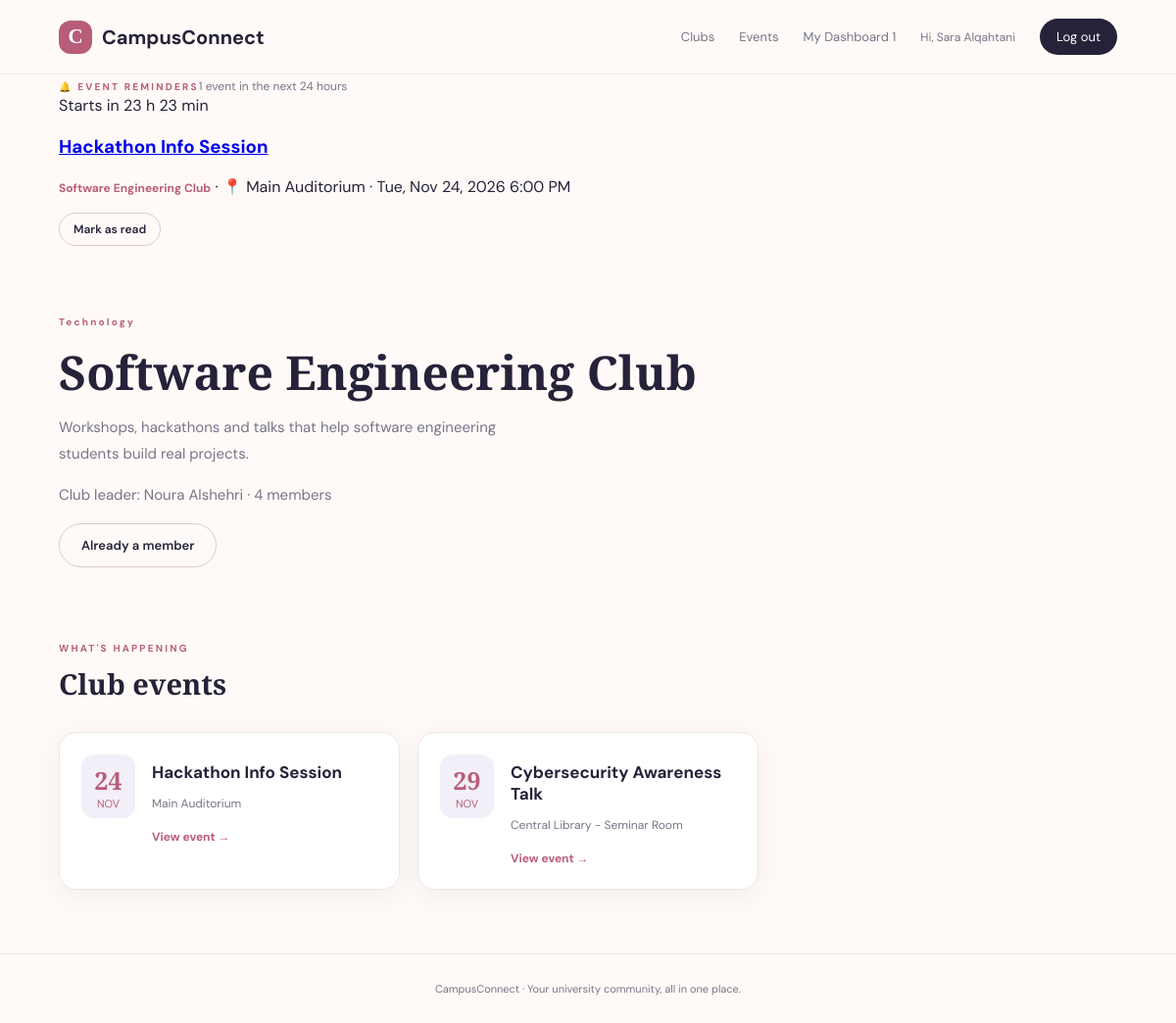
Screenshot of /club.php?id=1 (signed in) with the database file from the repository.
### tables this page shows
CREATE TABLE IF NOT EXISTS registrations (
 id INT AUTO_INCREMENT PRIMARY KEY,
 user_id INT NOT NULL,
 event_id INT NOT NULL,
 registered_at TIMESTAMP DEFAULT CURRENT_TIMESTAMP,
  
 attendance_status ENUM('Pending','Present','Absent') NOT NULL DEFAULT 'Pending',
  
 reminder_dismissed TINYINT(1) NOT NULL DEFAULT 0,
 UNIQUE KEY unique_registration (user_id, event_id),
 FOREIGN KEY (user_id) REFERENCES users(id) ON DELETE CASCADE,
 FOREIGN KEY (event_id) REFERENCES events(id) ON DELETE CASCADE
);

CREATE TABLE IF NOT EXISTS events (
 id INT AUTO_INCREMENT PRIMARY KEY,
 club_id INT NOT NULL,
 title VARCHAR(180) NOT NULL,
 description TEXT,
 venue VARCHAR(180) NOT NULL,
 event_date DATETIME NOT NULL,
 capacity INT NOT NULL,
 created_at TIMESTAMP DEFAULT CURRENT_TIMESTAMP,
 FOREIGN KEY (club_id) REFERENCES clubs(id) ON DELETE CASCADE,
 INDEX idx_event_date (event_date)
);

CREATE TABLE IF NOT EXISTS clubs (
 id INT AUTO_INCREMENT PRIMARY KEY,
 leader_id INT NOT NULL,
 name VARCHAR(150) NOT NULL,
 category VARCHAR(100) DEFAULT NULL,
 description TEXT,
 created_at TIMESTAMP DEFAULT CURRENT_TIMESTAMP,
 CONSTRAINT fk_club_leader FOREIGN KEY (leader_id) REFERENCES users(id) ON DELETE CASCADE
);

CREATE TABLE IF NOT EXISTS users (
 id INT AUTO_INCREMENT PRIMARY KEY,
 name VARCHAR(120) NOT NULL,
 email VARCHAR(190) NOT NULL UNIQUE,
 password VARCHAR(255) NOT NULL,
 role ENUM('student','club_leader') NOT NULL DEFAULT 'student',
 created_at TIMESTAMP DEFAULT CURRENT_TIMESTAMP
);

### club.php (the view, shortened to what this page needs)
<?php require 'helpers.php'; $id=(int)($_GET['id']??0);$q=$pdo->prepare('SELECT c.*,u.name AS leader_name FROM clubs c JOIN users u ON u.id=c.leader_id WHERE c.id=?');$q->execute([$id]);$club=$q->fetch();if(!$club){http_response_code(404);exit('Club not found.');}$pageTitle=$club['name'];
require 'header.php';$q=$pdo->prepare('SELECT COUNT(*) FROM memberships WHERE club_id=?');$q->execute([$id]);$members=$q->fetchColumn();$joined=false;if(is_logged_in()){$q=$pdo->prepare('SELECT id FROM memberships WHERE user_id=? AND club_id=?');$q->execute([current_user()['id'],$id]);$joined=(bool)$q->fetch();}$q=$pdo->prepare('SELECT * FROM events WHERE club_id=? AND event_date>=NOW() ORDER BY event_date');$q->execute([$id]);$events=$q->fetchAll(); ?>
<section class="page-intro"><span class="eyebrow"><?=e($club['category']?:'STUDENT CLUB')?></span><h1><?=e($club['name'])?></h1><p><?=e($club['description'])?></p><p class="muted">Club leader: <?=e($club['leader_name'])?> · <?=$members?> members</p><?php if(is_logged_in() && current_user()['role']==='student'): ?><form method="post"><?php csrf_field(); ?><button class="btn <?= $joined?'ghost':'primary' ?>"><?=$joined?'Already a member':'Join this club'?></button></form><?php elseif(!is_logged_in()): ?><a class="btn primary" href="login.php">Log in to join</a><?php endif; ?></section>
<section class="section-head"><div><span class="eyebrow">WHAT'S HAPPENING</span><h2>Club events</h2></div></section><div class="cards"><?php if(!$events): ?><div class="empty">No upcoming events for this club.</div><?php endif; ?><?php foreach($events as $ev): ?><article class="event-card"><div class="event-date"><b><?=date('d',strtotime($ev['event_date']))?></b><span><?=date('M',strtotime($ev['event_date']))?></span></div><div><h3><?=e($ev['title'])?></h3><p><?=e($ev['venue'])?></p><a class="text-link" href="event.php?id=<?=$ev['id']?>">View event →</a></div></article><?php endforeach; ?></div>
<?php require 'footer.php'; ?>

### helpers.php (shortened to what this page needs)
<?php
require_once __DIR__ . '/config.php';
function e($value) { return htmlspecialchars((string)$value, ENT_QUOTES, 'UTF-8'); }
function is_logged_in() { return !empty($_SESSION['user']); }
function current_user() { return $_SESSION['user'] ?? null; }
function get_upcoming_reminders($user_id) {
    global $pdo;
    $q = $pdo->prepare('SELECT r.id AS registration_id, e.id AS event_id, e.title, e.venue, e.event_date,
            c.id AS club_id, c.name AS club_name
        FROM registrations r
        JOIN events e ON e.id = r.event_id
        JOIN clubs c ON c.id = e.club_id
        WHERE r.user_id = ?
          AND r.reminder_dismissed = 0
          AND e.event_date > NOW()
          AND e.event_date <= DATE_ADD(NOW(), INTERVAL 24 HOUR)
        ORDER BY e.event_date ASC');
    $q->execute([(int)$user_id]);
    return $q->fetchAll();
}
function time_remaining_label($eventDate) {
    $seconds = strtotime($eventDate) - time();
    $hours = intdiv($seconds, 3600);
    $minutes = intdiv($seconds % 3600, 60);
    return 'Starts in ' . $hours . ' h ' . $minutes . ' min';
}
function current_page_url() {
    $page = basename($_SERVER['SCRIPT_NAME'] ?? 'index.php');
    $query = $_SERVER['QUERY_STRING'] ?? '';
    return $query === '' ? $page : $page . '?' . $query;
}
function render_reminders(array $reminders, $variant = 'banner') {
    $return = $variant === 'dashboard' ? 'student-dashboard.php' : current_page_url();
    echo '<section class="reminders reminders-' . e($variant) . '" id="reminders" aria-label="Event reminders">';
    echo '<div class="reminders-head"><span class="eyebrow">🔔 EVENT REMINDERS</span><span class="muted">'
        . count($reminders) . ' event' . (count($reminders) === 1 ? '' : 's') . ' in the next 24 hours</span></div>';
    foreach ($reminders as $r) {
        echo '<article class="reminder-card">'
            . '<div class="reminder-body">'
            . '<span class="reminder-time">' . e(time_remaining_label($r['event_date'])) . '</span>'
            . '<h3><a href="event.php?id=' . (int)$r['event_id'] . '">' . e($r['title']) . '</a></h3>'
            . '<p><a class="text-link" href="club.php?id=' . (int)$r['club_id'] . '">' . e($r['club_name']) . '</a>'
            . ' · 📍 ' . e($r['venue'])
            . ' · ' . e(date('D, M j, Y g:i A', strtotime($r['event_date']))) . '</p>'
            . '</div>'
            . '<form method="post" action="dismiss-reminder.php">';
        echo '<input type="hidden" name="registration_id" value="' . (int)$r['registration_id'] . '">'
            . '<input type="hidden" name="return" value="' . e($return) . '">'
            . '<button class="btn ghost small">Mark as read</button>'
            . '</form></article>';
    }
    echo '</section>';
}
?>

### assets/style.css (style rules this page uses)
:root { --ink:#252239;--muted:#777487;--pink:#e8a6b5;--pink-dark:#b85d79;--cream:#fffaf8;--line:#f0e6e5;--lav:#f3eff8;--white:#fff;--shadow:0 18px 50px rgba(68,43,65,.08) }
* { box-sizing:border-box }
body { margin:0;background:var(--cream);color:var(--ink);font-family:'DM Sans',sans-serif }
.eyebrow { font-size:10px;letter-spacing:2.2px;color:var(--pink-dark);font-weight:700 }
.hero h1,.page-intro h1,.auth-wrap h1,.event-detail h1 { font-family:'Playfair Display',serif;font-size:clamp(42px,5vw,65px);line-height:1.08;margin:17px 0 }
.hero-copy>p,.page-intro>p { color:var(--muted);line-height:1.8;max-width:510px;font-size:15px }
.btn { border:0;display:inline-flex;align-items:center;justify-content:center;padding:13px 22px;border-radius:28px;text-decoration:none;font:600 13px 'DM Sans';cursor:pointer;transition:.2s }
.btn.ghost { border:1px solid #ddcbd1;color:var(--ink);background:transparent }
.stats span,.muted { color:var(--muted);font-size:12px }
.section-head { display:flex;justify-content:space-between;align-items:end;margin:35px 0 22px }
.section-head h2,.dashboard-grid h2 { font:600 29px 'Playfair Display';margin:8px 0 }
.text-link { font-size:12px;color:var(--pink-dark);text-decoration:none;font-weight:700 }
.cards { display:grid;grid-template-columns:repeat(3,1fr);gap:18px;margin-bottom:65px }
.event-card,.club-card,.list-card { background:#fff;border:1px solid var(--line);border-radius:18px;padding:22px;display:flex;gap:17px;box-shadow:0 6px 25px #432c4010 }
.event-date { width:55px;height:65px;flex:none;background:var(--lav);border-radius:13px;display:flex;flex-direction:column;align-items:center;justify-content:center;color:var(--pink-dark) }
.event-date b { font:700 25px 'Playfair Display' }
.event-date span { font-size:11px;text-transform:uppercase }
.event-card h3,.club-card h3,.list-card h3 { margin:7px 0;font-size:17px }
.event-card p,.club-card p,.list-card p { color:var(--muted);font-size:12px;line-height:1.6 }
.page-intro { padding:65px 0 35px }
.page-intro h1 { font-size:48px }
.btn.small { padding:8px 14px;font-size:12px }

### rows the page displays
registrations: event.event_date "Starts in 23 h 23 min", event.title "Hackathon Info Session", clubs.name "Software Engineering Club", event.venue "Main Auditorium", event.event_date "Tue, Nov 24, 2026 6:00 PM"
clubs: category "Technology", name "Software Engineering Club", description "Workshops, hackathons and talks that help software engineering students build real projects.", leader.name "Noura Alshehri"
events: event_date "24", event_date "NOV", title "Hackathon Info Session", venue "Main Auditorium"
events: event_date "29", event_date "NOV", title "Cybersecurity Awareness Talk", venue "Central Library - Seminar Room"

### other values shown
count($headerReminders) "1"
current_user()['name'] "Sara Alqahtani"
count($reminders) "1"
$members "4"
